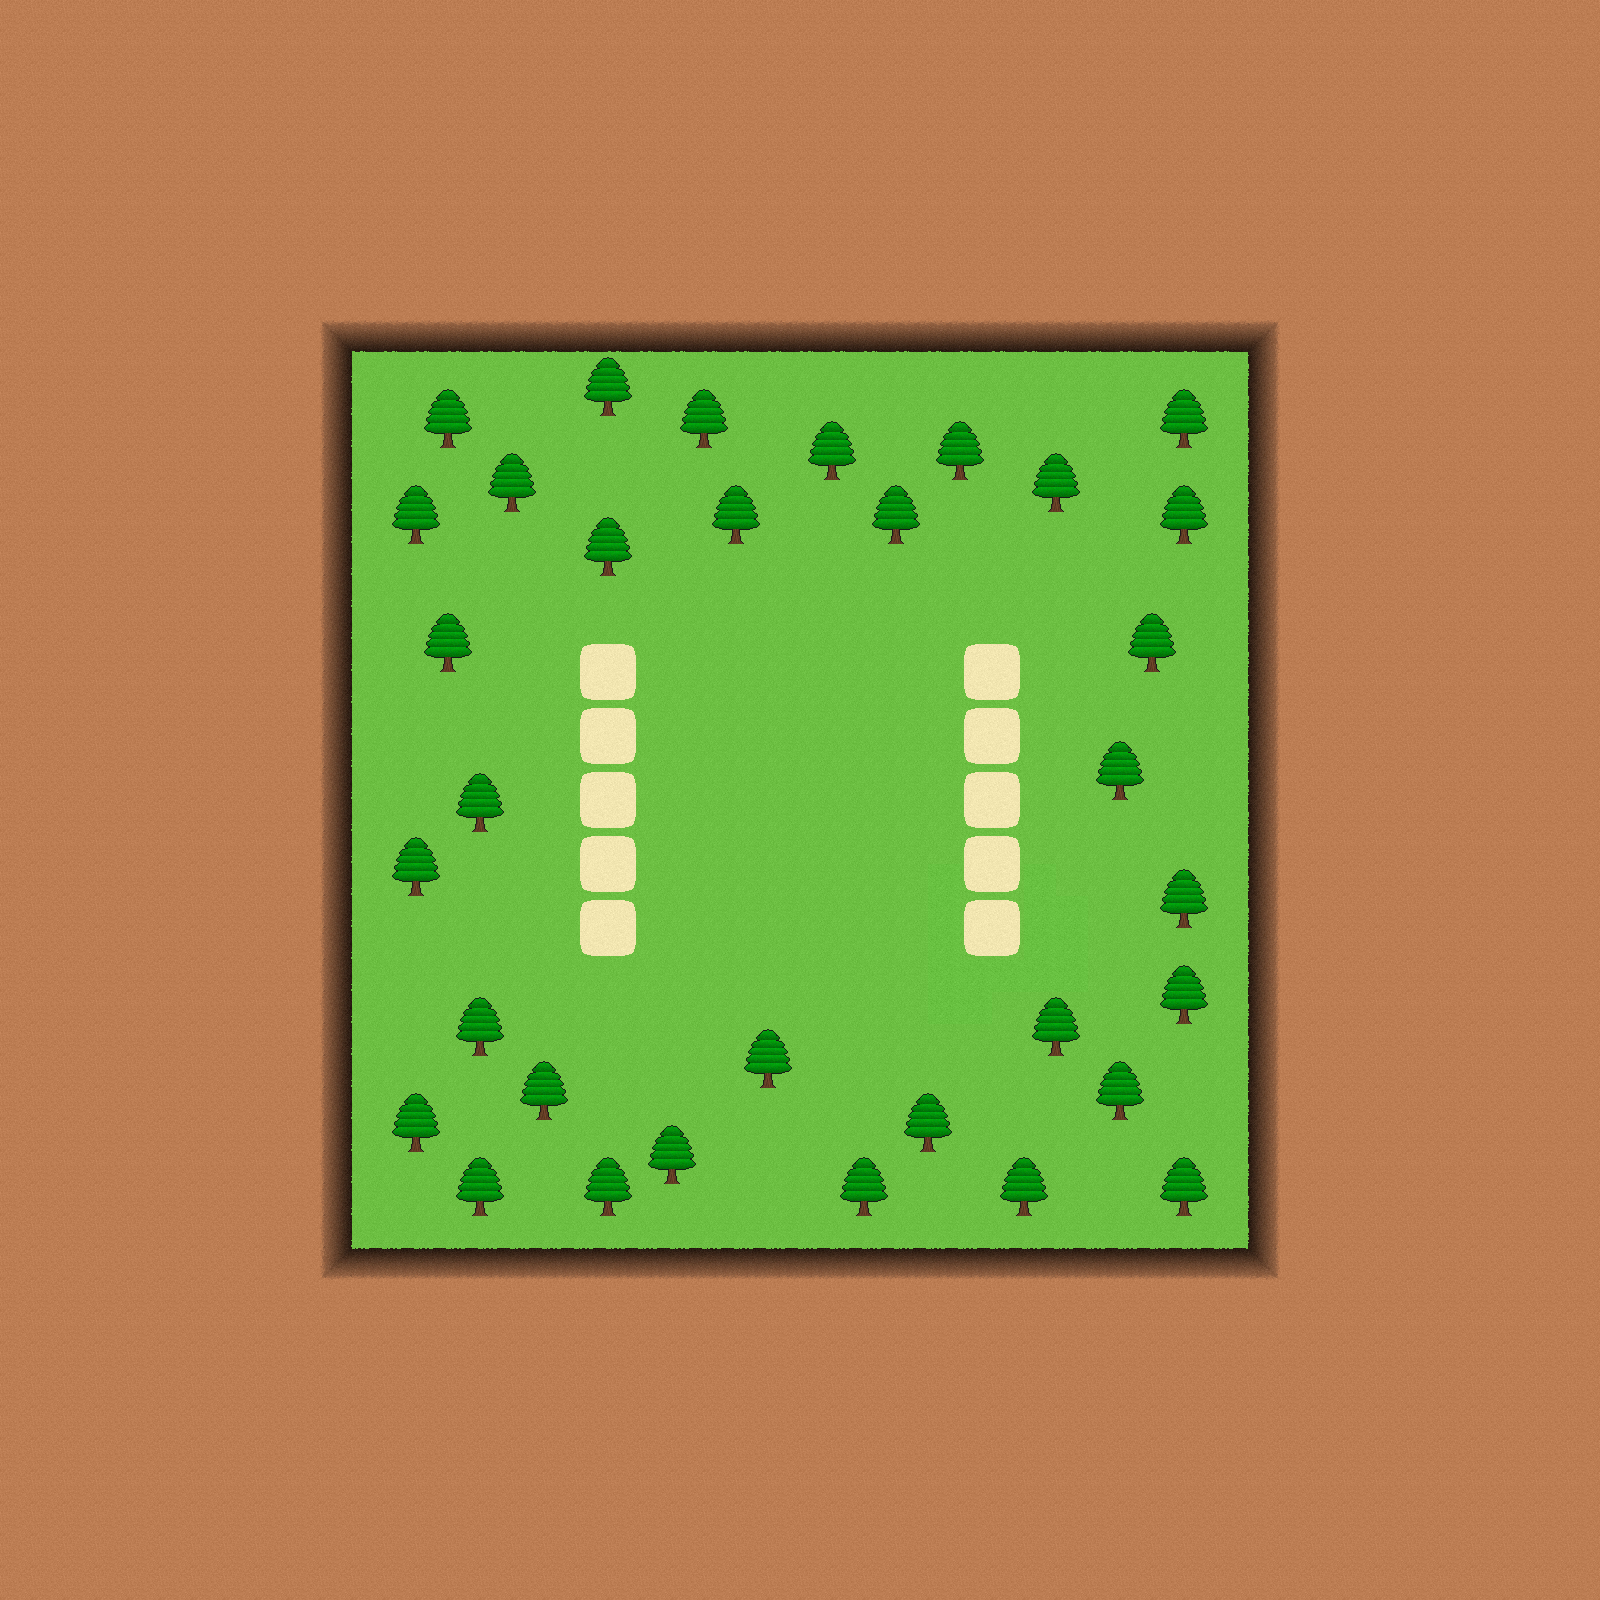

The image is a tile-based game level rendered from a .tmx file. Its description and source (layers, tilesets, objects; grid data summarised) follow:
An orthogonal 50x50 tile map with 32x32 px tiles, 5 tile layers (1collision, 2floor, 3raisedfloor, 4raisederfloor, ...) and 11 objects (A0, A1, A2, A3, A4, ...).

<map version="1.2" tiledversion="1.2.2" orientation="orthogonal" renderorder="right-down" width="50" height="50" tilewidth="32" tileheight="32" infinite="0" nextlayerid="22" nextobjectid="12">
 <tileset firstgid="1" name="Tileset" tilewidth="32" tileheight="32" tilecount="400" columns="20">
  <image source="Tileset.png" trans="ff00ff" width="640" height="640" />
 </tileset>
 <layer id="15" name="1collision" width="50" height="50">
  <data>[2500 cells, 0 non-empty, 0 distinct tile ids]</data>
 </layer>
 <objectgroup id="21" name="effects" />
 <layer id="16" name="2floor" width="50" height="50">
  <data>[2500 cells, 2500 non-empty, 6 distinct tile ids]</data>
 </layer>
 <layer id="17" name="3raisedfloor" width="50" height="50">
  <data>[2500 cells, 1852 non-empty, 14 distinct tile ids]</data>
 </layer>
 <layer id="18" name="4raisederfloor" width="50" height="50">
  <data>[2500 cells, 0 non-empty, 0 distinct tile ids]</data>
 </layer>
 <objectgroup id="7" name="5objects" />
 <layer id="19" name="6abovefloor" width="50" height="50">
  <data>[2500 cells, 0 non-empty, 0 distinct tile ids]</data>
 </layer>
 <objectgroup id="20" name="spots">
  <object id="1" name="A0" x="592" y="656" width="32" height="32" />
  <object id="2" name="A1" x="592" y="720" width="32" height="32" />
  <object id="3" name="A2" x="592" y="784" width="32" height="32" />
  <object id="4" name="A3" x="592" y="848" width="32" height="32" />
  <object id="5" name="A4" x="592" y="912" width="32" height="32" />
  <object id="6" name="B4" x="976" y="912" width="32" height="32" />
  <object id="7" name="B0" x="976" y="656" width="32" height="32" />
  <object id="8" name="B1" x="976" y="720" width="32" height="32" />
  <object id="9" name="B2" x="976" y="784" width="32" height="32" />
  <object id="10" name="B3" x="976" y="848" width="32" height="32" />
  <object id="11" name="field" x="534" y="598" width="532" height="404" />
 </objectgroup>
</map>
